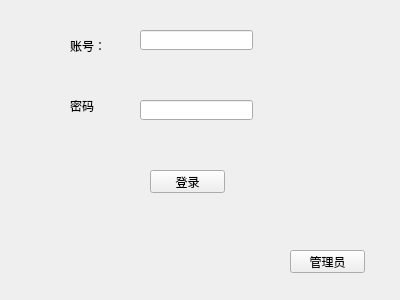
<?xml version="1.0" encoding="UTF-8"?>
<ui version="4.0">
 <class>Login</class>
 <widget class="QWidget" name="Login">
  <property name="geometry">
   <rect>
    <x>0</x>
    <y>0</y>
    <width>400</width>
    <height>300</height>
   </rect>
  </property>
  <property name="sizePolicy">
   <sizepolicy hsizetype="Fixed" vsizetype="Fixed">
    <horstretch>0</horstretch>
    <verstretch>0</verstretch>
   </sizepolicy>
  </property>
  <property name="windowTitle">
   <string>Login</string>
  </property>
  <widget class="QPushButton" name="ButtonLogin">
   <property name="geometry">
    <rect>
     <x>150</x>
     <y>170</y>
     <width>75</width>
     <height>23</height>
    </rect>
   </property>
   <property name="text">
    <string>登录</string>
   </property>
  </widget>
  <widget class="QPushButton" name="ButtonManage">
   <property name="geometry">
    <rect>
     <x>290</x>
     <y>250</y>
     <width>75</width>
     <height>23</height>
    </rect>
   </property>
   <property name="text">
    <string>管理员</string>
   </property>
  </widget>
  <widget class="QLineEdit" name="userline">
   <property name="geometry">
    <rect>
     <x>140</x>
     <y>30</y>
     <width>113</width>
     <height>20</height>
    </rect>
   </property>
  </widget>
  <widget class="QLineEdit" name="passworldline">
   <property name="geometry">
    <rect>
     <x>140</x>
     <y>100</y>
     <width>113</width>
     <height>20</height>
    </rect>
   </property>
  </widget>
  <widget class="QLabel" name="label">
   <property name="geometry">
    <rect>
     <x>70</x>
     <y>40</y>
     <width>54</width>
     <height>12</height>
    </rect>
   </property>
   <property name="text">
    <string>账号：</string>
   </property>
  </widget>
  <widget class="QLabel" name="label_2">
   <property name="geometry">
    <rect>
     <x>70</x>
     <y>100</y>
     <width>54</width>
     <height>12</height>
    </rect>
   </property>
   <property name="text">
    <string>密码</string>
   </property>
  </widget>
 </widget>
 <layoutdefault spacing="6" margin="11"/>
 <resources/>
 <connections/>
</ui>
